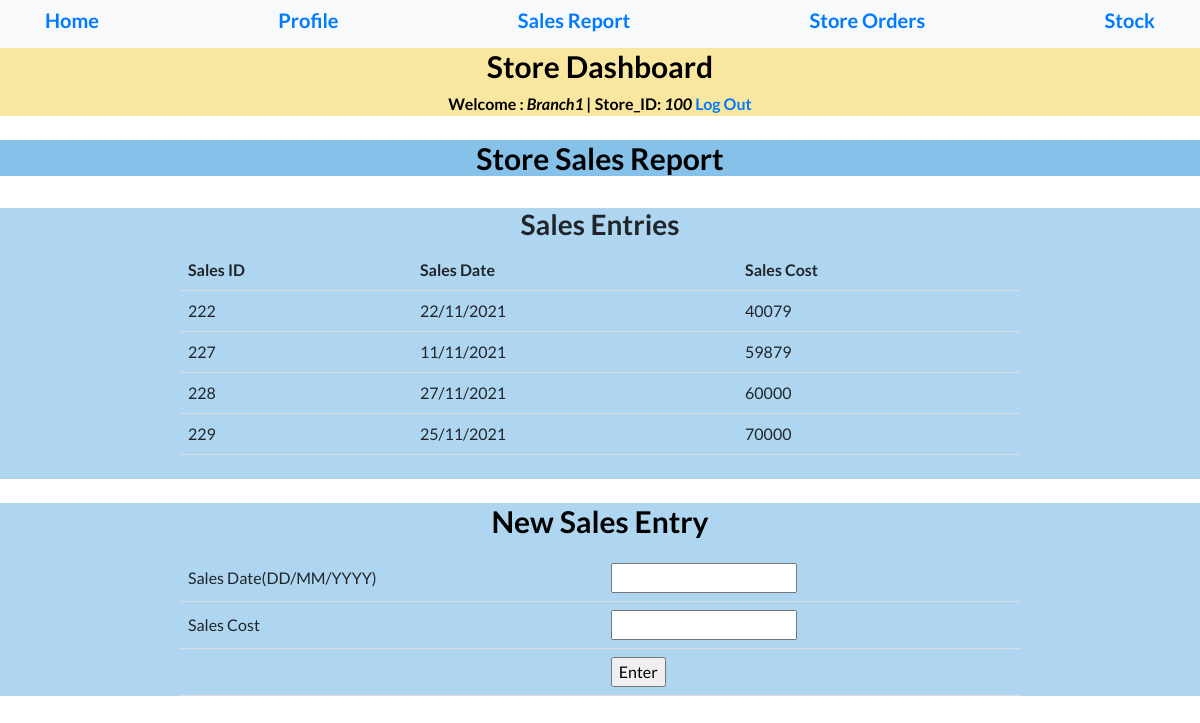
Page /ssales.php (signed in) on the committed database.
### tables this page shows
CREATE TABLE `store` (
  `SID` int NOT NULL,
  `SPASS` varchar(20) NOT NULL DEFAULT 'admin',
  `SBRANCHNAME` varchar(20) NOT NULL,
  `SCITY` varchar(20) NOT NULL,
  `SREGION` varchar(20) NOT NULL,
  `SSTATE` varchar(20) NOT NULL,
  `SPCODE` int NOT NULL
);

CREATE TABLE `sales` (
  `SALESID` int NOT NULL,
  `SDATE` varchar(20) NOT NULL,
  `SCOST` int NOT NULL,
  `SID` int NOT NULL
);

### session.php (called while the page is built, shortened)
<?php
$conn = mysqli_connect("localhost:3308", "mahmoud", "2546", "store");
$user_check = $_SESSION['login_user'];
$query = "SELECT SBRANCHNAME from store where SID = '$user_check'";
$ses_sql = mysqli_query($conn, $query);
$row = mysqli_fetch_assoc($ses_sql);
$login_session = $row['SBRANCHNAME'];
$CustID=$user_check;
?>

### ssales.php (the view, shortened to what this page needs)
<?php
include('session.php');
?>
<!DOCTYPE html>
<html lang="en">
  <head>
    <link href="vendor/bootstrap/css/bootstrap.min.css" rel="stylesheet">
    <link href="vendor/fontawesome-free/css/all.min.css" rel="stylesheet">
    <link href="vendor/simple-line-icons/css/simple-line-icons.css" rel="stylesheet" type="text/css">
    <link href="css/landing-page.min.css" rel="stylesheet">
  </head>
  <body>
    <nav class="navbar navbar-light bg-light static-top">
      <div class="container">
        <a href="shome.php"><h5>Home</h5></a>
        <a href="sprofile.php"><h5>Profile</h5></a>
        <a href="ssales.php"><h5>Sales Report</h5></a>
        <a href="sorders.php"><h5>Store Orders</h5></a>
        <a href="sstock.php"><h5>Stock</h5></a>
      </div>
    </nav>
    <center><div style="background-color:#F9E79F">
      <center><h2 style="font-size:30px;color:Black">Store Dashboard</h2></center>
  <b id="welcome" style="color:Black">Welcome : <i style="color:Black"><?php echo $login_session;?> | </i></b>
  <b id="welcome" style="color:Black">Store_ID: <i style="color:Black"><?php echo $CustID; ?></i></b>
  <b id="logout"><a href="logout.php">Log Out</a></b>
 </div></center>
 <br>
 <center><div style="background-color:#85C1E9">
      <center><h2 style="font-size:30px;color:Black">Store Sales Report </h2></center>
 </div></center>
  <br>
<center>
<div style="background-color:#AED6F1">
     <center>
      <h3>Sales Entries</h3>
      <table>
        <tr>
          <th>Sales ID</th>
          <th>Sales Date</th>
          <th>Sales Cost</th>
        </tr>
        <?php
      $order59 ="SELECT * FROM sales where SID=$CustID";
      $food9 = mysqli_query($conn, $order59);
      while($oss55 = mysqli_fetch_assoc($food9))
      {echo '<tr><td>'. $oss55["SALESID"]."</td><td>". $oss55["SDATE"] . "</td><td>". $oss55["SCOST"]. "</td></tr>";
      }
?>
      </table>
      <br>
    </div></center>
    <br>
<div style="background-color:#AED6F1">
     <center>
      <center><h1 style="font-size:30px;color:Black">New Sales Entry</h1>
        <p>
        <div class="signup">
           <center>
  <form action="custcmp.php" method="POST">
  <table>
   <tr>
    <td>Sales Date(DD/MM/YYYY)</td>
    <td><input type="text" name="username" required></td>
   </tr>
   <tr>
    <td>Sales Cost</td>
    <td><input type="text" name="email" required></td>
   </tr>
   <tr><td></td>
    <td><input type="submit" value="Enter"></td>
   </tr>
   </center>
</center>
</div></p>
  </body>
</html>

### ssales.php (style rules this page uses)
table { border-collapse: collapse; width: 70%; }
th, td { padding: 8px; text-align: left; border-bottom: 1px solid #ddd; }

### rows in the picture
store: SBRANCHNAME "Branch1"
sales: SALESID "222", SDATE "22/11/2021", SCOST "40079"
sales: SALESID "227", SDATE "11/11/2021", SCOST "59879"
sales: SALESID "228", SDATE "27/11/2021", SCOST "60000"
sales: SALESID "229", SDATE "25/11/2021", SCOST "70000"

### other values in the picture
$CustID "100"
